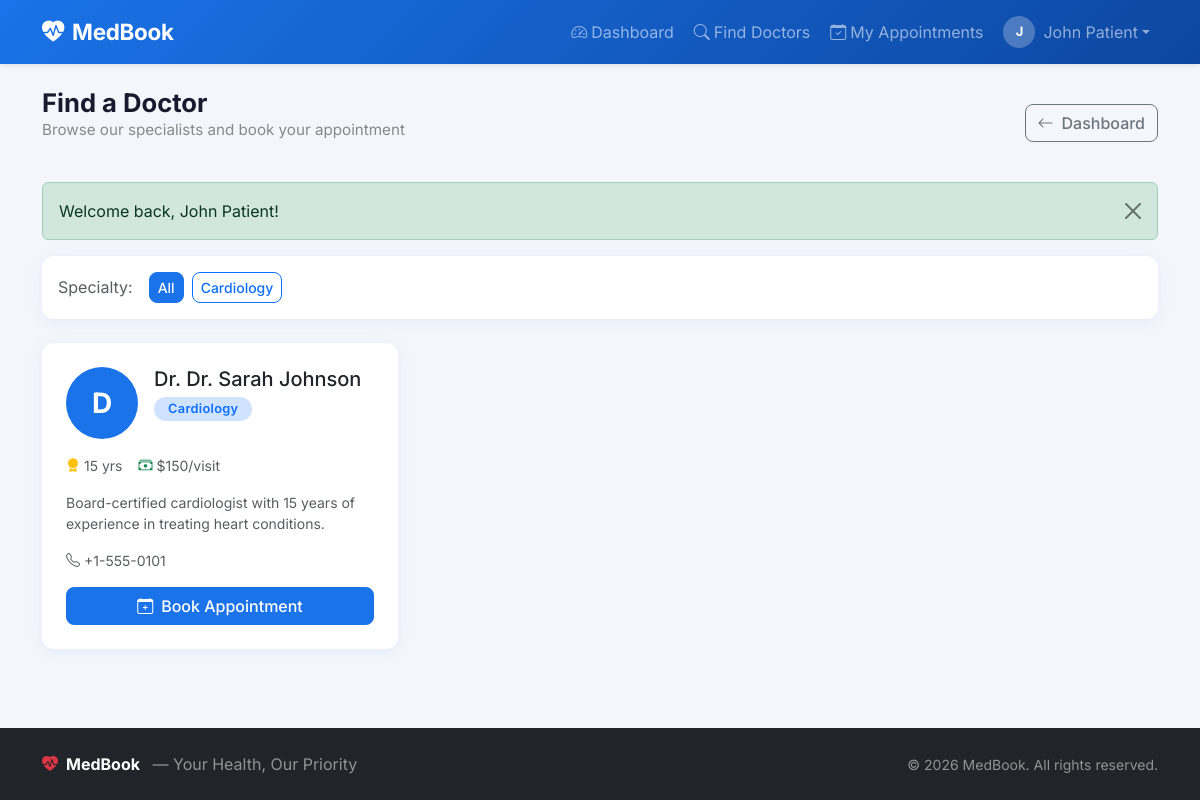
/patient/doctors.php (signed in), run on the app's committed database.
### tables this page shows
CREATE TABLE IF NOT EXISTS users (
    id INT UNSIGNED AUTO_INCREMENT PRIMARY KEY,
    full_name VARCHAR(150) NOT NULL,
    email VARCHAR(200) NOT NULL UNIQUE,
    password VARCHAR(255) NOT NULL,            
    role ENUM('doctor','patient') NOT NULL,
    phone VARCHAR(20) DEFAULT NULL,
     
    specialty VARCHAR(100) DEFAULT NULL,
    bio TEXT DEFAULT NULL,
    experience_years TINYINT UNSIGNED DEFAULT NULL,
    consultation_fee DECIMAL(10,2) DEFAULT NULL,
    profile_image VARCHAR(255) DEFAULT NULL,
     
    is_active TINYINT(1) NOT NULL DEFAULT 1,
    created_at TIMESTAMP DEFAULT CURRENT_TIMESTAMP,
    updated_at TIMESTAMP DEFAULT CURRENT_TIMESTAMP ON UPDATE CURRENT_TIMESTAMP,
    INDEX idx_role (role),
    INDEX idx_email (email)
);

### includes/helpers.php (called while the page is built, shortened)
<?php
function e(string $str): string {
    return htmlspecialchars($str, ENT_QUOTES | ENT_HTML5, 'UTF-8');
}
function sanitize(string $input): string {
    return strip_tags(trim($input));
}
function url(string $path): string {
    return SITE_URL . '/' . ltrim($path, '/');
}

### patient/doctors.php (the view, shortened to what this page needs)
<?php
require_once __DIR__ . '/../includes/session.php';
require_once __DIR__ . '/../includes/helpers.php';
$pdo = getDB();
$filterSpecialty = sanitize($_GET['specialty'] ?? '');
$sql    = "SELECT * FROM users WHERE role='doctor' AND is_active=1";
$params = [];
$sql .= " ORDER BY full_name ASC";
$stmt = $pdo->prepare($sql);
$stmt->execute($params);
$doctors = $stmt->fetchAll();
$specStmt  = $pdo->query("SELECT DISTINCT specialty FROM users WHERE role='doctor' AND is_active=1 AND specialty IS NOT NULL ORDER BY specialty");
$specialties = $specStmt->fetchAll(PDO::FETCH_COLUMN);
require_once __DIR__ . '/../includes/header.php';
?>
<div class="d-flex justify-content-between align-items-center mb-4">
    <div>
        <h2 class="section-title mb-0">Find a Doctor</h2>
        <p class="section-subtitle">Browse our specialists and book your appointment</p>
    </div>
    <a href="<?= url('patient/dashboard.php') ?>" class="btn btn-outline-secondary">
        <i class="bi bi-arrow-left me-2"></i>Dashboard
    </a>
</div>
<div class="card mb-4">
    <div class="card-body py-3">
        <div class="d-flex gap-2 flex-wrap align-items-center">
            <span class="fw-600 text-muted me-2">Specialty:</span>
            <a href="<?= url('patient/doctors.php') ?>"
               class="btn btn-sm <?= !$filterSpecialty ? 'btn-primary' : 'btn-outline-primary' ?>">All</a>
            <?php foreach ($specialties as $spec): ?>
            <a href="?specialty=<?= urlencode($spec) ?>"
               class="btn btn-sm <?= $filterSpecialty === $spec ? 'btn-primary' : 'btn-outline-primary' ?>">
               <?= e($spec) ?>
            </a>
            <?php endforeach; ?>
        </div>
    </div>
</div>
<?php if (empty($doctors)): ?>
    <div class="empty-state">
        <i class="bi bi-search text-muted"></i>
        <p class="mt-2 text-muted">No doctors found for the selected specialty.</p>
    </div>
<?php else: ?>
<div class="row g-4">
    <?php foreach ($doctors as $doc): ?>
    <div class="col-md-6 col-lg-4">
        <div class="card doctor-card h-100">
            <div class="card-body p-4">
                <div class="d-flex align-items-start gap-3 mb-3">
                    <div class="avatar-lg flex-shrink-0"><?= strtoupper(substr($doc['full_name'], 0, 1)) ?></div>
                    <div>
                        <h5 class="fw-700 mb-1">Dr. <?= e($doc['full_name']) ?></h5>
                        <span class="badge bg-primary-subtle text-primary"><?= e($doc['specialty'] ?? 'General Physician') ?></span>
                    </div>
                </div>
                <div class="d-flex gap-3 text-muted small mb-3">
                    <?php if ($doc['experience_years']): ?>
                    <span><i class="bi bi-award-fill text-warning me-1"></i><?= $doc['experience_years'] ?> yrs</span>
                    <?php endif; ?>
                    <?php if ($doc['consultation_fee']): ?>
                    <span><i class="bi bi-cash-stack text-success me-1"></i>$<?= number_format($doc['consultation_fee'], 0) ?>/visit</span>
                    <?php endif; ?>
                </div>
                <?php if ($doc['bio']): ?>
                <p class="text-muted small mb-3"><?= e(strlen($doc['bio']) > 120 ? substr($doc['bio'], 0, 120) . '...' : $doc['bio']) ?></p>
                <?php endif; ?>
                <?php if ($doc['phone']): ?>
                <p class="small text-muted mb-3">
                    <i class="bi bi-telephone me-1"></i><?= e($doc['phone']) ?>
                </p>
                <?php endif; ?>
                <a href="<?= url('patient/book.php?doctor_id=' . $doc['id']) ?>"
                   class="btn btn-primary w-100">
                    <i class="bi bi-calendar-plus me-2"></i>Book Appointment
                </a>
            </div>
        </div>
    </div>
    <?php endforeach; ?>
</div>
<?php endif; ?>
<?php require_once __DIR__ . '/../includes/footer.php'; ?>

### assets/css/style.css (style rules this page uses)
:root { --primary: #1a73e8; --primary-dark: #0d47a1; --success: #2e7d32; --danger: #c62828; --warning: #f57c00; --light-bg: #f4f6fb; --card-shadow: 0 2px 16px rgba(26, 115, 232, 0.08); --border-r: 12px; }
body { font-family: 'Inter', 'Segoe UI', Arial, sans-serif; background: var(--light-bg); color: #333; min-height: 100vh; display: flex; flex-direction: column; }
.avatar-lg { width: 72px; height: 72px; background: var(--primary); border-radius: 50%; display: inline-flex; align-items: center; justify-content: center; font-weight: 700; font-size: 28px; color: #fff; flex-shrink: 0; }
.card { border: none !important; border-radius: var(--border-r) !important; box-shadow: var(--card-shadow) !important; }
.doctor-card { transition: transform 0.2s, box-shadow 0.2s; cursor: pointer; }
.badge { padding: 6px 14px; border-radius: 20px; font-size: 0.8rem; font-weight: 600; letter-spacing: 0.3px; }
.btn { border-radius: 8px; font-weight: 500; transition: all 0.2s; }
.btn-primary { background: var(--primary); border-color: var(--primary); }
.section-title { font-size: 1.6rem; font-weight: 700; color: #1a1a2e; margin-bottom: 4px; }
.section-subtitle { color: #888; font-size: 0.95rem; }

### data on the page
users: full_name "D", full_name "Dr. Sarah Johnson", specialty "Cardiology", experience_years "15", consultation_fee "150", bio "Board-certified cardiologist with 15 years of experience in treating heart conditions.", phone "+1-555-0101"

### other printed values
SITE_NAME "MedBook"
substr($_SESSION['user_name'] ?? 'U', 0, 1) "J"
$_SESSION['user_name'] "John Patient"
$msg "Welcome back, John Patient!"
$spec "Cardiology"
